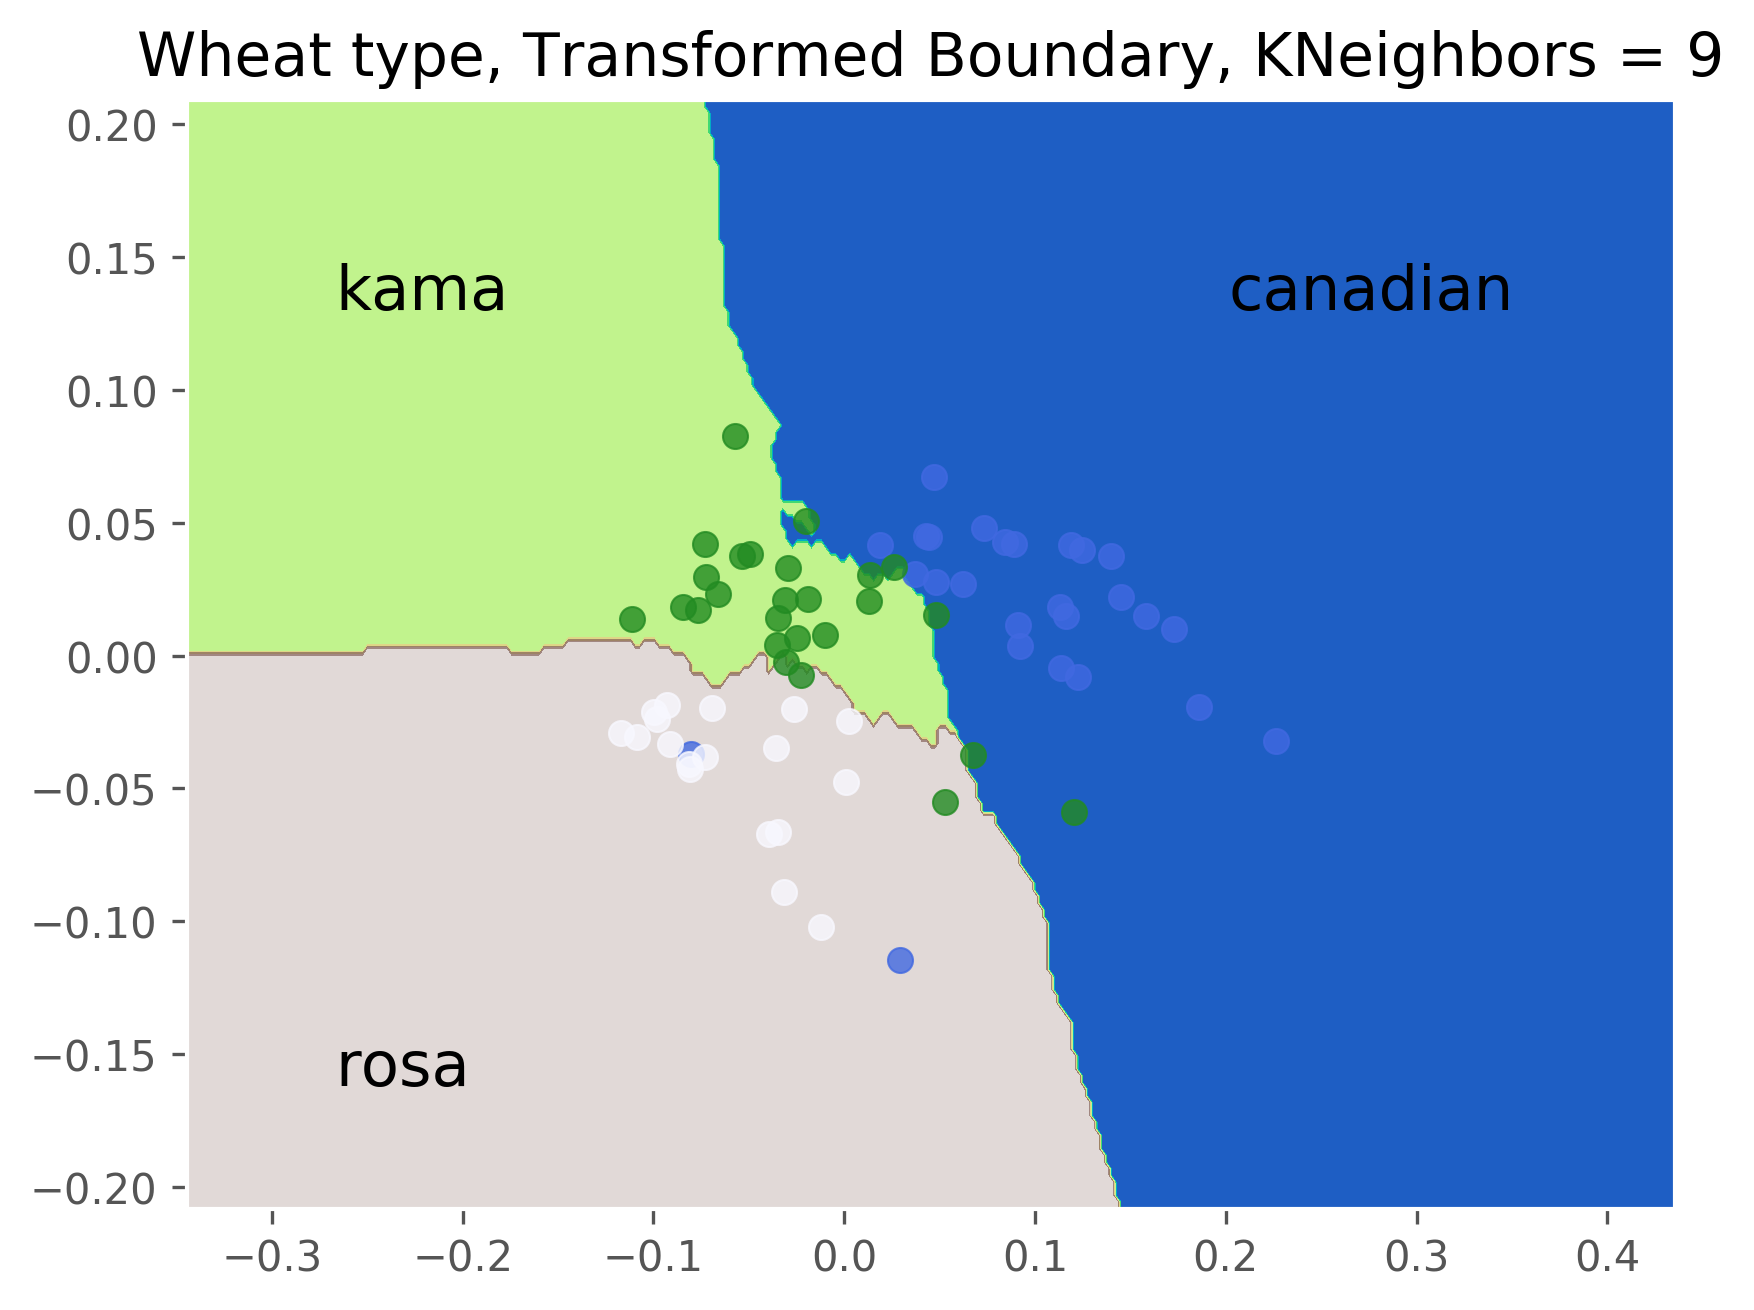

This chart was generated by the following Python code:
# While training your machine with supervised learning, it's important to track how well its performing. In order to avoid
# overfitting, Your goal with machine learning is to create a generalizable algorithm that can be applied to data it hasn't seen yet
# and still do the task you've trained it to do. all of your training transformation and modeling needs to done using just your
# training data, without ever seeing your testing data. This will be your way of validating the true accuracy of your model.
# This is doable by splitting your training data into two portions. One part will actually be used for the training as
# usual, but the other part of the data is retained and used during testing only.

import numpy as np
import pandas as pd
import matplotlib.pyplot as plt
import matplotlib

matplotlib.style.use('ggplot') # Look Pretty


def plotDecisionBoundary(model, X_train, y_train, X_test, y_test):
  fig = plt.figure()
  ax = fig.add_subplot(111)

  padding = 0.6
  resolution = 0.0025
  colors = ['royalblue','forestgreen','ghostwhite']

  # Calculate the boundaris from traing data
  x_min, x_max = X_train[:, 0].min(), X_train[:, 0].max()
  y_min, y_max = X_train[:, 1].min(), X_train[:, 1].max()
  x_range = x_max - x_min
  y_range = y_max - y_min
  x_min -= x_range * padding
  y_min -= y_range * padding
  x_max += x_range * padding
  y_max += y_range * padding

  # Create a 2D Grid Matrix. The values stored in the matrix
  # are the predictions of the class at at said location
  xx, yy = np.meshgrid(np.arange(x_min, x_max, resolution),
                       np.arange(y_min, y_max, resolution))

  # What class does the classifier say?
  Z = model.predict(np.c_[xx.ravel(), yy.ravel()])
  Z = Z.reshape(xx.shape)

  # Plot the contour map
  plt.contourf(xx, yy, Z, cmap=plt.cm.terrain)

  # Plot the test original points as well...

  for label in range(len(np.unique(y_test))):
    indices = np.where(y_test == label)
    plt.scatter(X_test[indices, 0], X_test[indices, 1], c=colors[label], label=str(label), alpha=0.8)

  p = model.get_params()
  plt.axis('tight')
  plt.title('Wheat type, Transformed Boundary, KNeighbors = ' + str(p['n_neighbors']))
  plt.text(0.7, 0.8, 'canadian', horizontalalignment='left', verticalalignment='bottom', transform=ax.transAxes,
          color='black', fontsize=15)
  plt.text(0.1, 0.8, 'kama', horizontalalignment='left', verticalalignment='bottom', transform=ax.transAxes,
          color='black', fontsize=15)
  plt.text(0.1, 0.1, 'rosa', horizontalalignment='left', verticalalignment='bottom', transform=ax.transAxes,
           color='black', fontsize=15)
  plt.savefig('Wheat_type.png', bbox_inches='tight', dpi=300)
  plt.show()

# 
# TODO: Load up the dataset into a variable called X. Check the .head and
# compare it to the file you loaded in a text editor. Make sure you're
# loading your data properly--don't fail on the 1st step!
#
# .. your code here ..
X=pd.read_csv('Datasets/wheat.data')



#
# TODO: Copy the 'wheat_type' series slice out of X, and into a series
# called 'y'. Then drop the original 'wheat_type' column from the X
#
# .. your code here ..
y=X['wheat_type'].copy()
X=X.drop(labels=['id', 'wheat_type'], axis=1)



# TODO: Do a quick, "ordinal" conversion of 'y'. In actuality our
# classification isn't ordinal, but just as an experiment...
#
# .. your code here ..
print (y.unique())
y=y.astype('category').cat.codes
print (y.unique())
# kama:1, canadian 0, rosa 2

#
# TODO: Basic nan munging. Fill each row's nans with the mean of the feature
#
# .. your code here ..
print (X.isnull().any())
print (y.isnull().any())
X=X.fillna(X.mean())

print (X.isnull().any())

#
# TODO: Split X into training and testing data sets using train_test_split().
# INFO: Use 0.33 test size, and use random_state=1. This is important
# so that your answers are verifiable. In the real world, you wouldn't
# specify a random_state.
#
# .. your code here ..

from sklearn.model_selection import train_test_split
X_train, X_test, y_train, y_test=train_test_split(X, y, test_size=0.33, random_state=1)


# TODO: Create an instance of SKLearn's Normalizer class and then train it
# using its .fit() method against your *training* data.
#
# NOTE: The reason you only fit against your training data is because in a
# real-world situation, you'll only have your training data to train with!
# In this lab setting, you have both train+test data; but in the wild,
# you'll only have your training data, and then unlabeled data you want to
# apply your models to.
#
# .. your code here ..

from sklearn import preprocessing
T=preprocessing.Normalizer().fit(X_train)


#
# TODO: With your trained pre-processor, transform both your training AND
# testing data.
#
# NOTE: Any testing data has to be transformed with your preprocessor
# that has ben fit against your training data, so that it exist in the same
# feature-space as the original data used to train your models.
#
# .. your code here ..
#from sklearn import preprocessing
#T=preprocessing.normalize(X)
#T=preprocessing.Normalizer().fit_transform(X)
T_train=T.transform(X_train)
T_test=T.transform(X_test)


#
# TODO: Just like your preprocessing transformation, create a PCA
# transformation as well. Fit it against your training data, and then
# project your training and testing features into PCA space using the
# PCA model's .transform() method.
#
# NOTE: This has to be done because the only way to visualize the decision
# boundary in 2D would be if your KNN algo ran in 2D as well:
#
# .. your code here ..

from sklearn.decomposition import PCA
pca = PCA(n_components = 2).fit(T_train)
pca_train=pca.transform(T_train)
pca_test=pca.transform(T_test)




#
# TODO: Create and train a KNeighborsClassifier. Start with K=9 neighbors.
# NOTE: Be sure train your classifier against the pre-processed, PCA-
# transformed training data above! You do not, of course, need to transform
# your labels.
#
# .. your code here ..

#from sklearn.model_selection import train_test_split
#X_train, X_test, y_train, y_test=train_test_split(pca_X, y, test_size=0.33, random_state=1)

from sklearn.neighbors import KNeighborsClassifier
knn = KNeighborsClassifier(n_neighbors = 9).fit(pca_train, y_train)





# HINT: Ensure your KNeighbors classifier object from earlier is called 'knn'
plotDecisionBoundary(knn, pca_train, y_train, pca_test, y_test)


#------------------------------------
#
# TODO: Display the accuracy score of your test data/labels, computed by
# your KNeighbors model.
#
# NOTE: You do NOT have to run .predict before calling .score, since
# .score will take care of running your predictions for you automatically.
#
# .. your code here ..

print (knn.score(pca_test, y_test))

#
# BONUS: Instead of the ordinal conversion, try and get this assignment
# working with a proper Pandas get_dummies for feature encoding. HINT:
# You might have to update some of the plotDecisionBoundary code.



